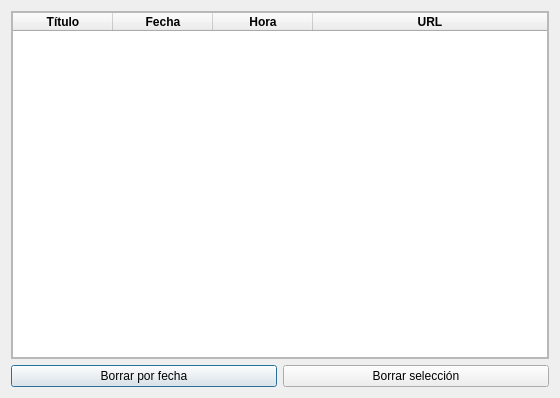
<?xml version="1.0" encoding="UTF-8"?>
<ui version="4.0">
 <class>dlgHistorial</class>
 <widget class="QDialog" name="dlgHistorial">
  <property name="geometry">
   <rect>
    <x>0</x>
    <y>0</y>
    <width>560</width>
    <height>398</height>
   </rect>
  </property>
  <property name="windowTitle">
   <string>Historial</string>
  </property>
  <layout class="QVBoxLayout" name="verticalLayout">
   <item>
    <widget class="QScrollArea" name="scrollArea">
     <property name="widgetResizable">
      <bool>true</bool>
     </property>
     <widget class="QWidget" name="scrollAreaWidgetContents">
      <property name="geometry">
       <rect>
        <x>0</x>
        <y>0</y>
        <width>540</width>
        <height>347</height>
       </rect>
      </property>
      <layout class="QVBoxLayout" name="verticalLayout_2">
       <property name="spacing">
        <number>0</number>
       </property>
       <property name="leftMargin">
        <number>0</number>
       </property>
       <property name="topMargin">
        <number>0</number>
       </property>
       <property name="rightMargin">
        <number>0</number>
       </property>
       <property name="bottomMargin">
        <number>0</number>
       </property>
       <item>
        <widget class="QTableWidget" name="tableWidget">
         <property name="editTriggers">
          <set>QAbstractItemView::NoEditTriggers</set>
         </property>
         <property name="alternatingRowColors">
          <bool>true</bool>
         </property>
         <property name="selectionBehavior">
          <enum>QAbstractItemView::SelectRows</enum>
         </property>
         <attribute name="horizontalHeaderHighlightSections">
          <bool>false</bool>
         </attribute>
         <attribute name="horizontalHeaderStretchLastSection">
          <bool>true</bool>
         </attribute>
         <attribute name="verticalHeaderVisible">
          <bool>false</bool>
         </attribute>
         <column>
          <property name="text">
           <string>Título</string>
          </property>
          <property name="font">
           <font>
            <weight>75</weight>
            <bold>true</bold>
           </font>
          </property>
         </column>
         <column>
          <property name="text">
           <string>Fecha</string>
          </property>
          <property name="font">
           <font>
            <weight>75</weight>
            <bold>true</bold>
           </font>
          </property>
         </column>
         <column>
          <property name="text">
           <string>Hora</string>
          </property>
          <property name="font">
           <font>
            <weight>75</weight>
            <bold>true</bold>
           </font>
          </property>
         </column>
         <column>
          <property name="text">
           <string>URL</string>
          </property>
          <property name="font">
           <font>
            <weight>75</weight>
            <bold>true</bold>
           </font>
          </property>
         </column>
        </widget>
       </item>
      </layout>
     </widget>
    </widget>
   </item>
   <item>
    <layout class="QHBoxLayout" name="horizontalLayout">
     <item>
      <widget class="QPushButton" name="btnBorrarFecha">
       <property name="text">
        <string>Borrar por fecha</string>
       </property>
      </widget>
     </item>
     <item>
      <widget class="QPushButton" name="btnBorrarSel">
       <property name="text">
        <string>Borrar selección</string>
       </property>
      </widget>
     </item>
    </layout>
   </item>
  </layout>
 </widget>
 <resources/>
 <connections/>
</ui>
